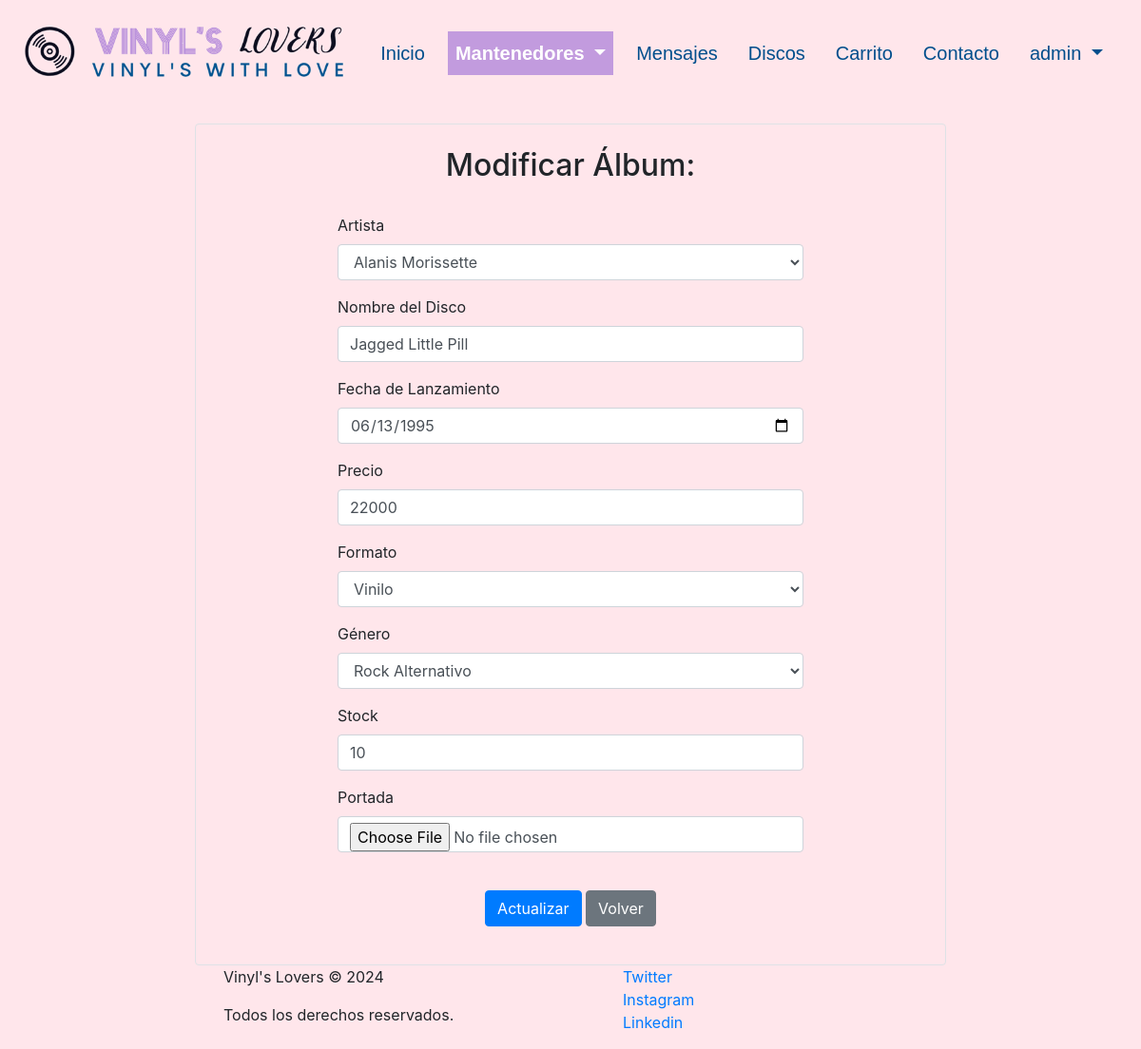
The app's page /albums_edit/2 (signed in), older data.
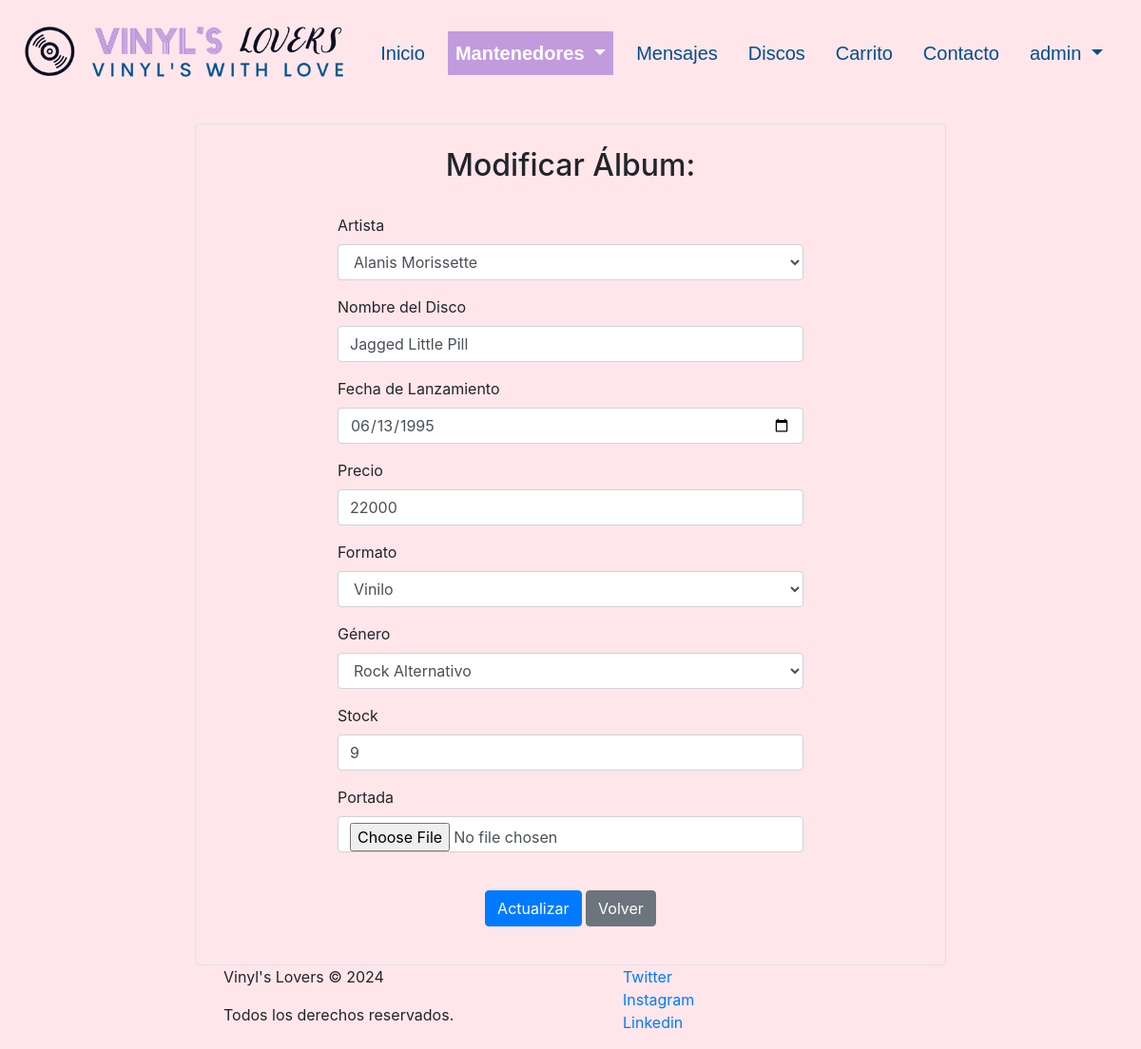
The same page, newer data.
### discos/models.py (models this page shows, shortened)
class Album(models.Model):
    id_album = models.AutoField(db_column='idAlbum', primary_key=True)
    id_artista = models.ForeignKey('Artista',on_delete=models.CASCADE, db_column='idArtista')
    nombre_disco = models.CharField(max_length=100, null=False, blank=False)
    fecha_lanzamiento = models.DateField(null=False, blank=False)
    precio = models.IntegerField(null=False, blank=False)
    id_formato = models.ForeignKey('Formato',on_delete=models.CASCADE, db_column='idFormato')
    id_genero = models.ForeignKey('Genero',on_delete=models.CASCADE, db_column='idGenero')
    portada = models.ImageField(upload_to="media/", default=None)
    stock = models.IntegerField(null=True, default=0)
    class Meta:
        unique_together = [['id_artista', 'nombre_disco', 'fecha_lanzamiento', 'precio', 'id_formato', 'id_genero']]

### discos/views.py (the view)
# urls.py: path('albums_edit/<int:pk>', views.albums_edit, name='albums_edit'),
@login_required
def albums_edit(request, pk):
    album = Album.objects.get(id_album=pk)
    if request.method == "POST":
        form = AlbumForm(request.POST, request.FILES, instance=album)
        if form.is_valid():
            form.save()
            mensaje = f"Los datos del álbum {album.nombre_disco} han sido actualizados exitosamente"
            return render(request, 'discos/albums_edit.html', {'album': album, 'mensaje': mensaje, 'form': form, 'clase': 'mantenedores'})
    else:
        form = AlbumForm(instance=album)
    return render(request, 'discos/albums_edit.html', {'album': album, 'form': form, 'clase': 'mantenedores'})

### discos/models.py (called while the page is built)
    def __str__(self):
        return str(self.formato)

    def __str__(self):
        return str(self.genero)

    def __str__(self):
        return str(self.nombre_artista)

### discos/templates/discos/albums_edit.html (shortened to what this page needs)
{% extends "discos/base.html" %}
{% load static %}
{% block content %}
{% if user.is_staff %}
  <br>
    <div class="row justify-content-center">
      <div class="col-lg-8 col-md-10 col-sm-12">
        <div id="formCrud" class="p-4 border rounded">
          <h2 class="text-center">Modificar Álbum:</h2>
          <br />
          <form action="" method="POST" class="form-horizontal" enctype="multipart/form-data">
            <div class="form-row justify-content-center">
              <div class="form-group col-md-8">
                <label for="{{ form.id_artista.id_for_label }}">{{ form.id_artista.label }}</label>
                {{ form.id_artista }} {{ form.id_artista.errors }}
              </div>
              <div class="form-group col-md-8">
                <label for="{{ form.nombre_disco.id_for_label }}">{{ form.nombre_disco.label }}</label>
                {{ form.nombre_disco }} {{ form.nombre_disco.errors }}
              </div>
              <div class="form-group col-md-8">
                <label for="{{ form.fecha_lanzamiento.id_for_label }}">{{ form.fecha_lanzamiento.label }}</label>
                {{ form.fecha_lanzamiento }} {{ form.fecha_lanzamiento.errors }}
              </div>
              <div class="form-group col-md-8">
                <label for="{{ form.precio.id_for_label }}">{{ form.precio.label }}</label>
                {{ form.precio }} {{ form.precio.errors }}
              </div>
              <div class="form-group col-md-8">
                <label for="{{ form.id_formato.id_for_label }}">{{ form.id_formato.label }}</label>
                {{ form.id_formato }} {{ form.id_formato.errors }}
              </div>
              <div class="form-group col-md-8">
                <label for="{{ form.id_genero.id_for_label }}">{{ form.id_genero.label }}</label>
                {{ form.id_genero }} {{ form.id_genero.errors }}
              </div>
              <div class="form-group col-md-8">
                <label for="{{ form.stock.id_for_label }}">{{ form.stock.label }}</label>
                {{ form.stock }} {{ form.stock.errors }}
              </div>
              <div class="form-group col-md-8">
                <label for="{{ form.portada.id_for_label }}">{{ form.portada.label }}</label>
                {{ form.portada }} {{ form.portada.errors }}
              </div>
            </div>
            <br />
            <div class="form-group text-center">
              <button type="submit" class="btn btn-primary" id="btnEnviarForm">
                Actualizar
              </button>
              <a
                href="{% url 'crud_albums' %}"
                class="btn btn-secondary"
                id="btnVolver"
                >Volver</a
              >
            </div>
          </form>
        </div>
      </div>
    </div>
{% else %}
  <div class="container-permisos">
    <h1>Error</h1>
    <p>No tienes permisos para ver esta página</p>
  </div>
{% endif %}
{% endblock %}

Row changes from the older to the newer data that the page shows:
changed Album "Jagged Little Pill": stock "10" → "9"
